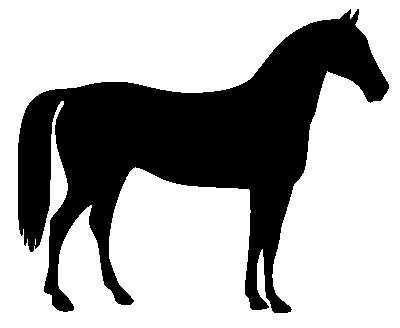
#> input picture skimage.data.horse(), 400 x 328 px
$ jupyter execute --allow-errors Contoures.ipynb
#> lines starting #> are read from the running program, lines starting #| are printed output that depends on the picture; after the words box and inside, x2 and y2 are one past the last pixel; in counts of white or black regions, pixels touching at a corner belong together
[cell 1]
import cv2
import numpy as np
from skimage.data import horse
import matplotlib.pyplot as plt

[cell 2]
img_raw = horse().astype('uint8')
#> img_raw is the input picture: shape (328, 400); values 0 (black) and 1 (white), 66.9% white; 1 black region, box (x1, y1, x2, y2) and area: (18, 9, 389, 313) 43412
img_raw = np.ones(img_raw.shape) - img_raw

img = img_raw.copy().astype('uint8')
#> img: shape (328, 400); values 0 (black) and 1 (white), 33.1% white; 1 white region

contours, hierachy = cv2.findContours(img, cv2.RETR_TREE, cv2.CHAIN_APPROX_TC89_KCOS)
#> contours = 2 contours, 1 with area under 20; largest, box (x1, y1, x2, y2) and area: (18, 9, 389, 313) 42355
plt.subplot(1,2,1)
plt.imshow(img)
plt.subplot(1,2,2)
plt.imshow(img, cmap = 'Greys')
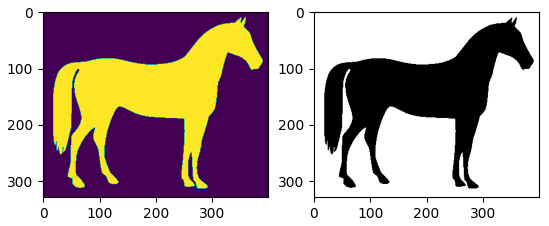
#> figure drawn by matplotlib, 2 panels

[cell 3]
img.shape
#> Out = (328, 400)

#> (a cell that did not finish here is left out)

[cell 5]
len(contours)
#> Out = 2

[cell 6]
contours[0].shape
#> Out = (312, 1, 2)

[cell 7]
np.squeeze(contours[0])[:5]
#> Out = [[350, 9], [346, 13], [345, 13], [339, 19], [330, 20]]

[cell 8]
x0, y0 = zip(*np.squeeze(contours[0]))
#> x0 = 312 values, max 388 at index 292, min 18 at index 56, mean 183.6; y0 = 312 values, max 312 at index 229, min 9 at index 0, mean 180
plt.plot(x0, y0, c="b")
plt.show()
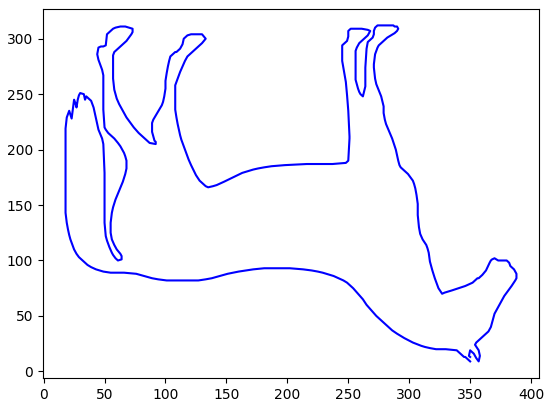
#> figure drawn by matplotlib, 1 panel

[cell 9]
heart3 = cv2.imread('heart3.jpg')
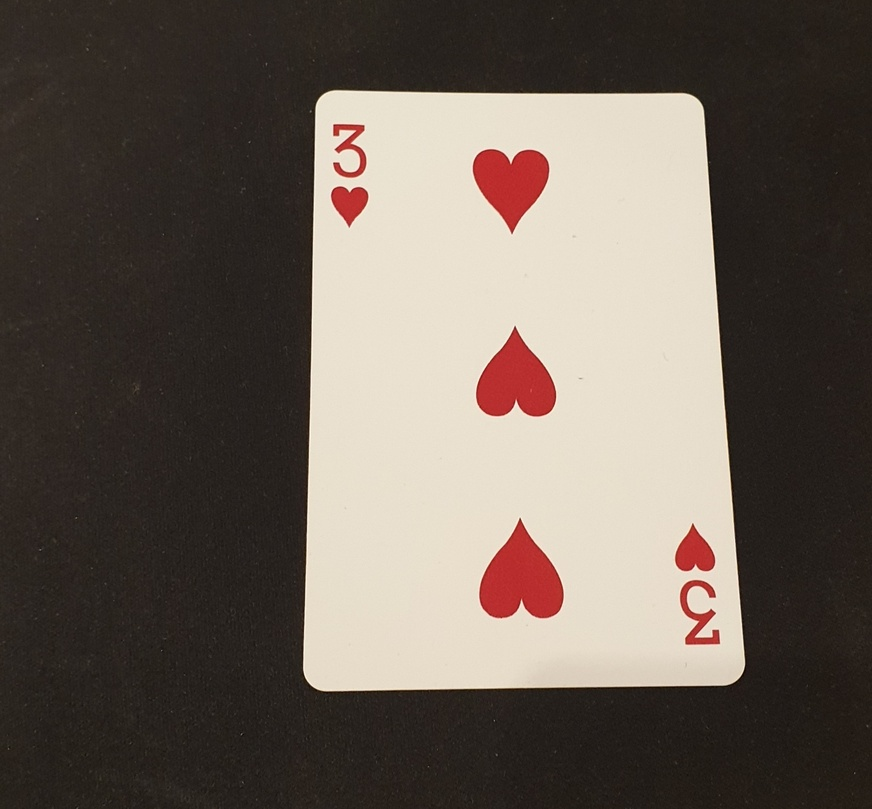
#> input picture Jungmin/heart3.jpg, 872 x 809 px, shrunk from 1440 x 1337 before the run
#> heart3 is the input picture: shape (809, 872, 3); mean B, G, R 87.2, 96, 106.3
heart3 = cv2.cvtColor(heart3, cv2.COLOR_BGR2GRAY)
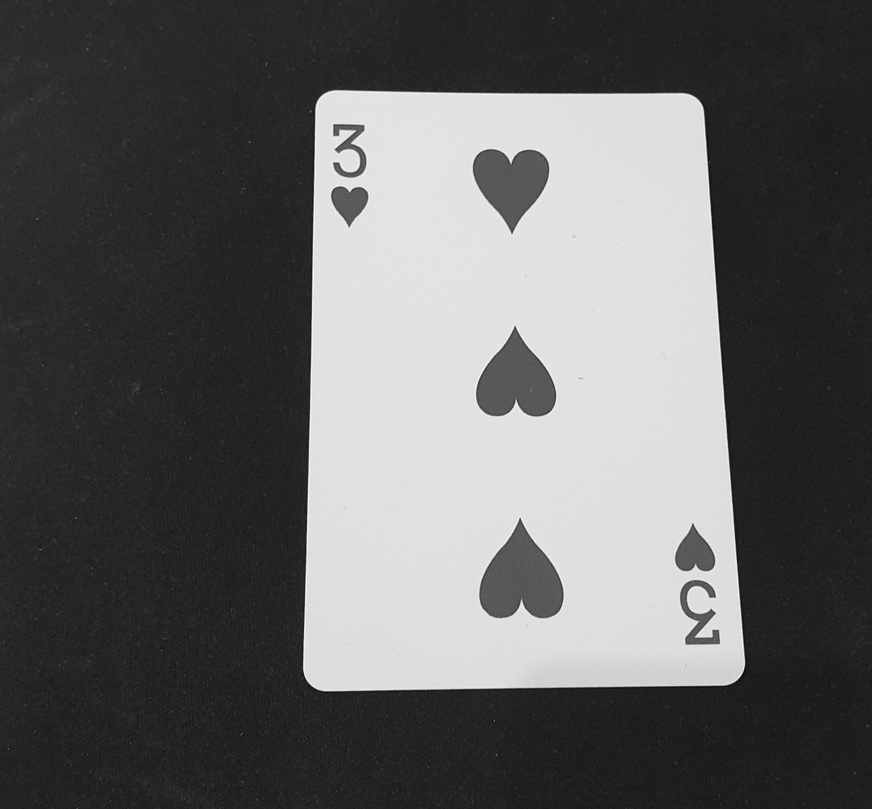
#> heart3: shape (809, 872); min 5, max 249, mean 98
plt.imshow(heart3,cmap='Greys')

[cell 10]
plt.hist((heart3/250).round().reshape(heart3.shape[0]*heart3.shape[1]))
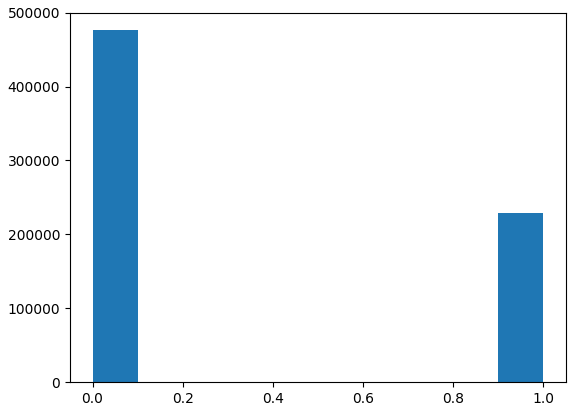
#> figure drawn by matplotlib, 1 panel; tallest bar 476257 high, from x = -6.94e-18 to 0.1

[cell 11]
r_heart3 = (heart3/250).round()
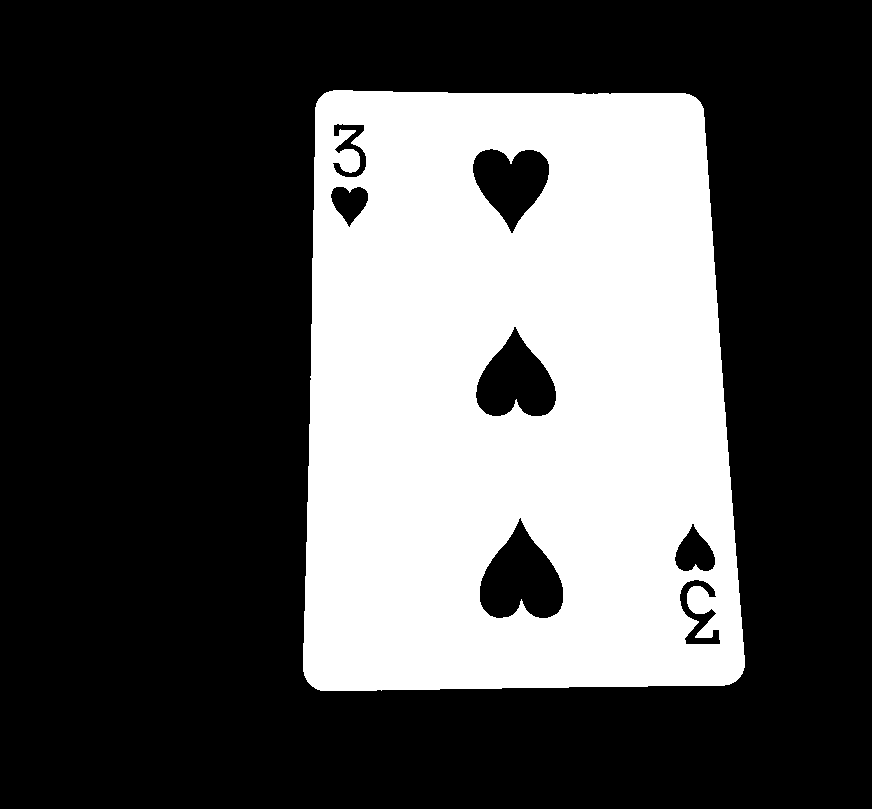
#> r_heart3: shape (809, 872) float64; values 0 (black) and 1 (white), 32.5% white; 1 white region, box (x1, y1, x2, y2) and area: (303, 90, 745, 691) 229191

[cell 12]
plt.imshow(r_heart3,cmap='Greys')

#> (a cell that did not finish here is left out)

[cell 14]
n_heart3 = cv2.imread('heart3_new.jpg')
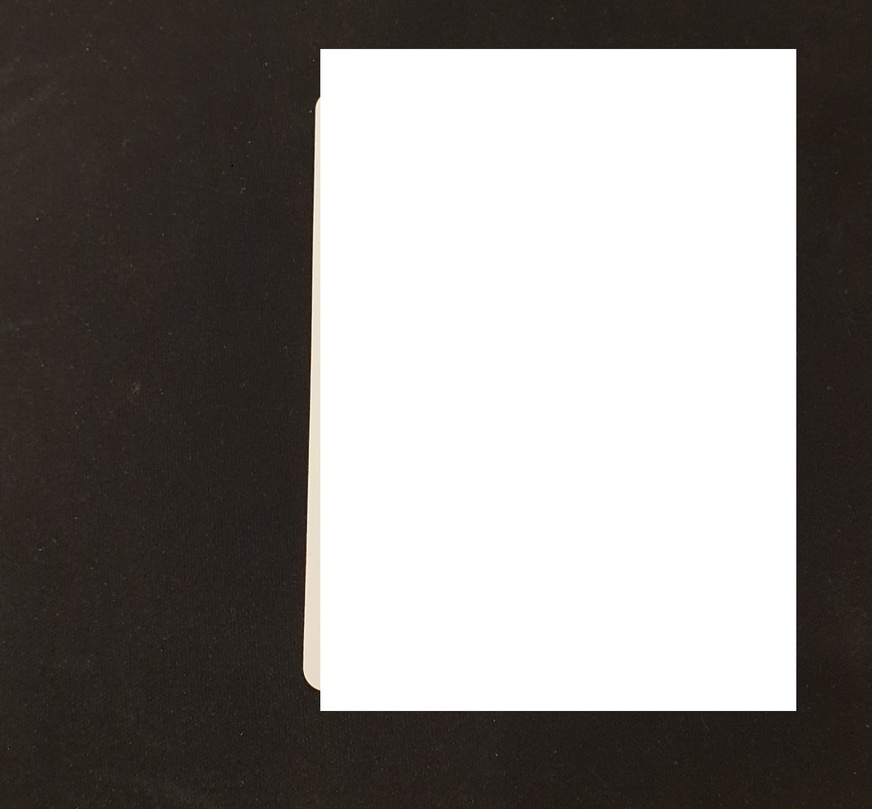
#> input picture Jungmin/heart3_new.jpg, 872 x 809 px, shrunk from 1440 x 1337 before the run
#> n_heart3 is the input picture: shape (809, 872, 3); mean B, G, R 132.1, 134.9, 138.3
n_heart3 = cv2.cvtColor(n_heart3, cv2.COLOR_BGR2GRAY)
#> n_heart3: shape (809, 872)
n_heart3 = (n_heart3/250).round()
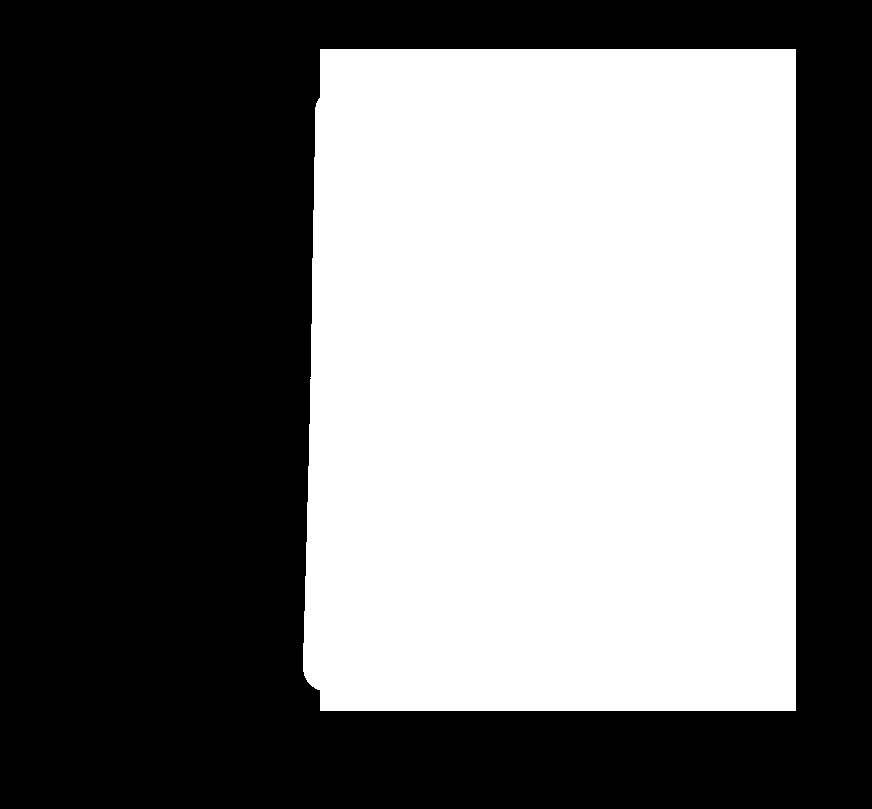
#> n_heart3: shape (809, 872) float64; values 0 (black) and 1 (white), 45.5% white; 1 white region, box (x1, y1, x2, y2) and area: (303, 49, 796, 711) 321149
plt.subplot(1,2,1)
plt.imshow(n_heart3)
plt.subplot(1,2,2)
plt.imshow(n_heart3, cmap = 'Greys')

#> (a cell that did not finish here is left out)

[cell 16]
def edge_detect(file_name, tresh_min, tresh_max):
#> called with file_name = 'heart3.jpg', tresh_min = 128, tresh_max = 255
    image = cv2.imread(file_name)
    im_bw = cv2.cvtColor(image, cv2.COLOR_RGB2GRAY)
    f = plt.figure(figsize=(15,10))
    ax = f.add_subplot(121)
    ax2 = f.add_subplot(122)
    thresh, im_bw = cv2.threshold(im_bw, tresh_min, tresh_max, 0)
#> im_bw: shape (809, 872); 32.4% white; 1 white region
#> thresh = 128


#     cv2.imwrite('bw_'+file_name, im_bw)

    contours, hierarchy = cv2.findContours(im_bw, cv2.RETR_TREE, cv2.CHAIN_APPROX_SIMPLE)
#> contours = 8 contours; box (x1, y1, x2, y2) and area: (303, 90, 745, 691) 245466, (478, 517, 565, 619) 5388, (475, 325, 557, 417) 4617, (472, 148, 550, 234) 4110, (674, 523, 716, 572) 1254, (679, 579, 721, 646) 1152, (330, 186, 369, 228) 1002, (332, 123, 367, 178) 874
    cv2.drawContours(image, contours, -1, (0,255,0), 3)
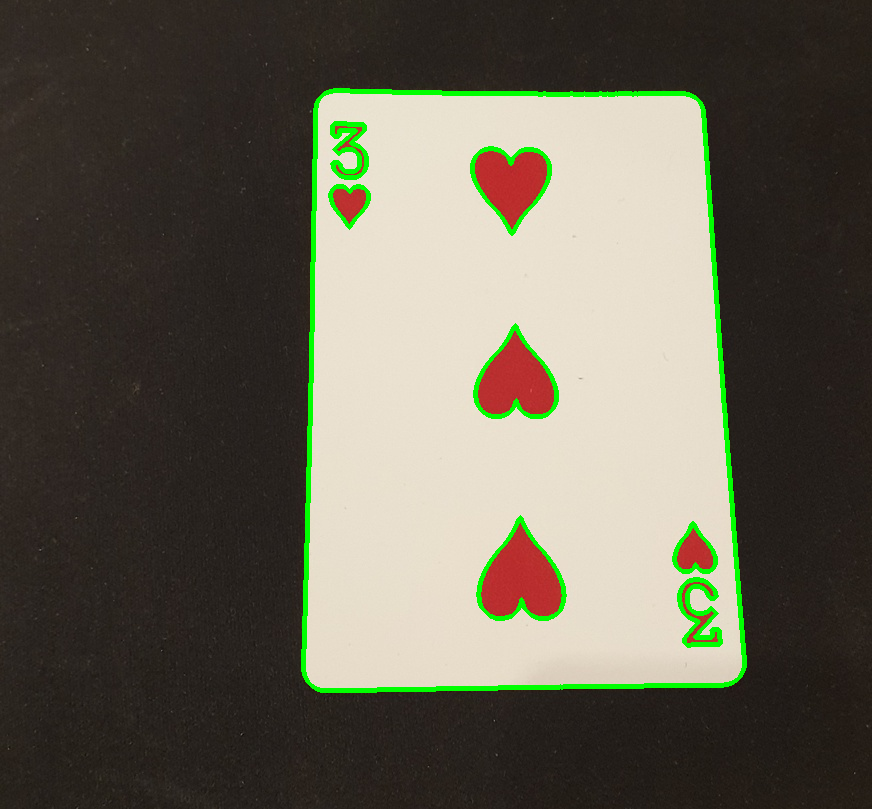
#> image: shape (809, 872, 3); 2.47% of pixels changed, all inside (x1, y1, x2, y2) = (301, 88, 747, 693)
    ax.imshow(im_bw)
    ax2.imshow(image)
#     cv2.imwrite('cnt_'+file_name, image)

[cell 17]
edge_detect('heart3.jpg', 128, 255)
#> figure, not shown here; B, G, R data is drawn as R, G, B
